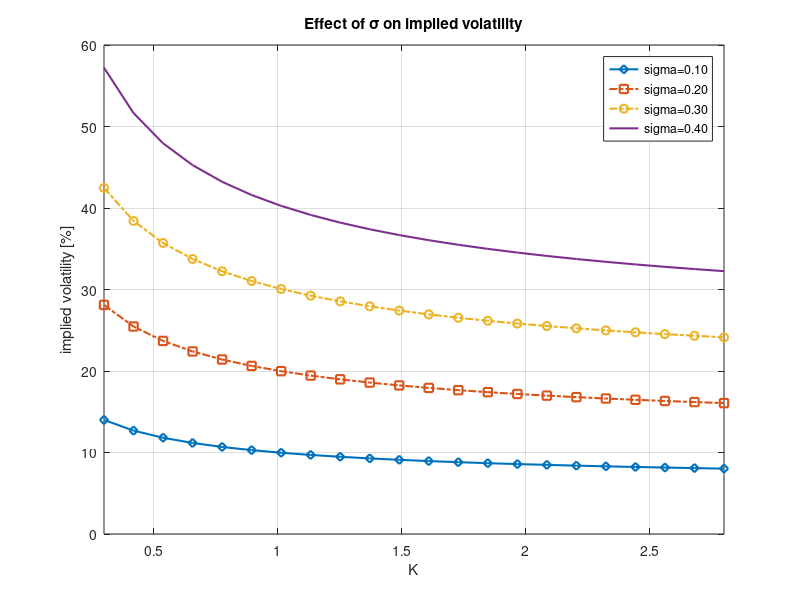
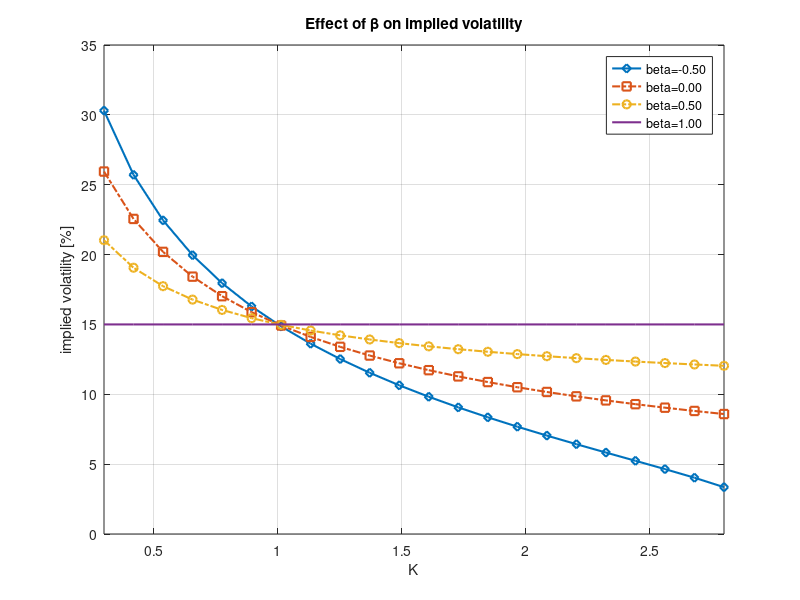

Source code (MATLAB) for these figures, in order:
function DD_ImpliedVolatility
close all; clc

% Market ZCB

P0T       = @(t)exp(-0.05*t);
T         = 2.0;

% In this experiment we consider the call option price

CP = 'c';
K = linspace(0.3,2.8,22);

% Displaced-diffusion parameters

beta  = 0.5;
sigma = 0.15;

% Forward rate 

frwd = 1.0;

% Effect of sigma

sigmaV = [0.1, 0.2, 0.3, 0.4];
ivM = zeros(length(K),length(sigmaV));
argLegend = cell(4,1);
idx = 1;
for i=1:length(sigmaV)
    sigmaTemp = sigmaV(i);
    optPrice  = DisplacedDiffusionModel_CallPrice(K,P0T,beta,sigmaTemp,frwd,T);
    for j = 1:length(K)    
        optPriceFrwd = optPrice(j)/P0T(T);
        ivM(j,i)  = ImpliedVolatilityBlack76(CP,optPriceFrwd,K(j),T,frwd,0.3)*100;
    end
    argLegend{idx} = sprintf('sigma=%.2f',sigmaTemp);
    idx = idx + 1;
end
MakeFigure(K, ivM,argLegend,'Effect of \sigma on implied volatility')
xlim([min(K),max(K)])

% Effect of beta

betaV = [-0.5, 0.0001, 0.5, 1.0];
ivM = zeros(length(K),length(betaV));
argLegend = cell(4,1);
idx = 1;
for i=1:length(betaV)
    betaTemp = betaV(i);
    optPrice  = DisplacedDiffusionModel_CallPrice(K,P0T,betaTemp,sigma,frwd,T);
    for j = 1:length(K)    
        optPriceFrwd = optPrice(j)/P0T(T);
        ivM(j,i)  = ImpliedVolatilityBlack76(CP,optPriceFrwd,K(j),T,frwd,0.3)*100;
    end
    argLegend{idx} = sprintf('beta=%.2f',betaTemp);
    idx = idx + 1;
end
MakeFigure(K, ivM,argLegend,'Effect of \beta on implied volatility')
xlim([min(K),max(K)])
function impliedVol = ImpliedVolatilityBlack76(CP,frwdMarketPrice,K,T,frwdStock,initialVol)
func = @(sigma) (BS_Call_Put_Option_Price(CP,frwdStock,K,sigma,T,0.0) - frwdMarketPrice).^1.0;
impliedVol = fzero(func,initialVol);
 
% Closed-form expression of European call/put option with Black-Scholes formula

function value=BS_Call_Put_Option_Price(CP,S_0,K,sigma,tau,r)

% Black-Scholes call option price

d1 = (log(S_0 ./ K) + (r + 0.5 * sigma^2) * tau) / (sigma * sqrt(tau));
d2 = d1 - sigma * sqrt(tau);
if lower(CP) == 'c' || lower(CP) == 1
 value =normcdf(d1) * S_0 - normcdf(d2) .* K * exp(-r * tau);
elseif lower(CP) == 'p' || lower(CP) == -1
 value =normcdf(-d2) .* K*exp(-r*tau) - normcdf(-d1)*S_0;
end

function value = DisplacedDiffusionModel_CallPrice(K,P0T,beta,sigma,frwd,T)
d1    = (log(frwd ./ (beta*K+(1.0-beta)*frwd)) + 0.5 * (sigma*beta)^2 * T) / (sigma * beta* sqrt(T));
d2    = d1 - sigma * beta * sqrt(T);
value= P0T(T) * (frwd/beta * normcdf(d1) - (K + (1.0-beta)/beta*frwd) .* normcdf(d2));

function MakeFigure(X1, YMatrix1, argLegend,titleIn)

%CREATEFIGURE(X1,YMATRIX1)
%  X1:  vector of x data
%  YMATRIX1:  matrix of y data

%  Auto-generated by MATLAB on 16-Jan-2012 15:26:40

% Create figure

figure1 = figure('InvertHardcopy','off',...
    'Colormap',[0.061875 0.061875 0.061875;0.06875 0.06875 0.06875;0.075625 0.075625 0.075625;0.0825 0.0825 0.0825;0.089375 0.089375 0.089375;0.09625 0.09625 0.09625;0.103125 0.103125 0.103125;0.11 0.11 0.11;0.146875 0.146875 0.146875;0.18375 0.18375 0.18375;0.220625 0.220625 0.220625;0.2575 0.2575 0.2575;0.294375 0.294375 0.294375;0.33125 0.33125 0.33125;0.368125 0.368125 0.368125;0.405 0.405 0.405;0.441875 0.441875 0.441875;0.47875 0.47875 0.47875;0.515625 0.515625 0.515625;0.5525 0.5525 0.5525;0.589375 0.589375 0.589375;0.62625 0.62625 0.62625;0.663125 0.663125 0.663125;0.7 0.7 0.7;0.711875 0.711875 0.711875;0.72375 0.72375 0.72375;0.735625 0.735625 0.735625;0.7475 0.7475 0.7475;0.759375 0.759375 0.759375;0.77125 0.77125 0.77125;0.783125 0.783125 0.783125;0.795 0.795 0.795;0.806875 0.806875 0.806875;0.81875 0.81875 0.81875;0.830625 0.830625 0.830625;0.8425 0.8425 0.8425;0.854375 0.854375 0.854375;0.86625 0.86625 0.86625;0.878125 0.878125 0.878125;0.89 0.89 0.89;0.853125 0.853125 0.853125;0.81625 0.81625 0.81625;0.779375 0.779375 0.779375;0.7425 0.7425 0.7425;0.705625 0.705625 0.705625;0.66875 0.66875 0.66875;0.631875 0.631875 0.631875;0.595 0.595 0.595;0.558125 0.558125 0.558125;0.52125 0.52125 0.52125;0.484375 0.484375 0.484375;0.4475 0.4475 0.4475;0.410625 0.410625 0.410625;0.37375 0.37375 0.37375;0.336875 0.336875 0.336875;0.3 0.3 0.3;0.28125 0.28125 0.28125;0.2625 0.2625 0.2625;0.24375 0.24375 0.24375;0.225 0.225 0.225;0.20625 0.20625 0.20625;0.1875 0.1875 0.1875;0.16875 0.16875 0.16875;0.15 0.15 0.15],...
    'Color',[1 1 1]);

% Create axes
%axes1 = axes('Parent',figure1,'Color',[1 1 1]);

axes1 = axes('Parent',figure1);
grid on

% Uncomment the following line to preserve the X-limits of the axes
% xlim(axes1,[45 160]);
% Uncomment the following line to preserve the Y-limits of the axes
% ylim(axes1,[19 26]);
% Uncomment the following line to preserve the Z-limits of the axes
% zlim(axes1,[-1 1]);

box(axes1,'on');
hold(axes1,'all');

% Create multiple lines using matrix input to plot
% plot1 = plot(X1,YMatrix1,'Parent',axes1,'MarkerEdgeColor',[0 0 0],...
%     'LineWidth',1,...
%     'Color',[0 0 0]);

plot1 = plot(X1,YMatrix1,'Parent',axes1,...
    'LineWidth',1.5);
set(plot1(1),'Marker','diamond','DisplayName',argLegend{1});
set(plot1(2),'Marker','square','LineStyle','-.',...
    'DisplayName',argLegend{2});
set(plot1(3),'Marker','o','LineStyle','-.','DisplayName',argLegend{3});
set(plot1(4),'DisplayName',argLegend{4});

% Create xlabel

xlabel({'K'});

% Create ylabel

ylabel({'implied volatility [%]'});

% Create title

title(titleIn);

% Create legend

legend1 = legend(axes1,'show');
set(legend1,'Color',[1 1 1]);
